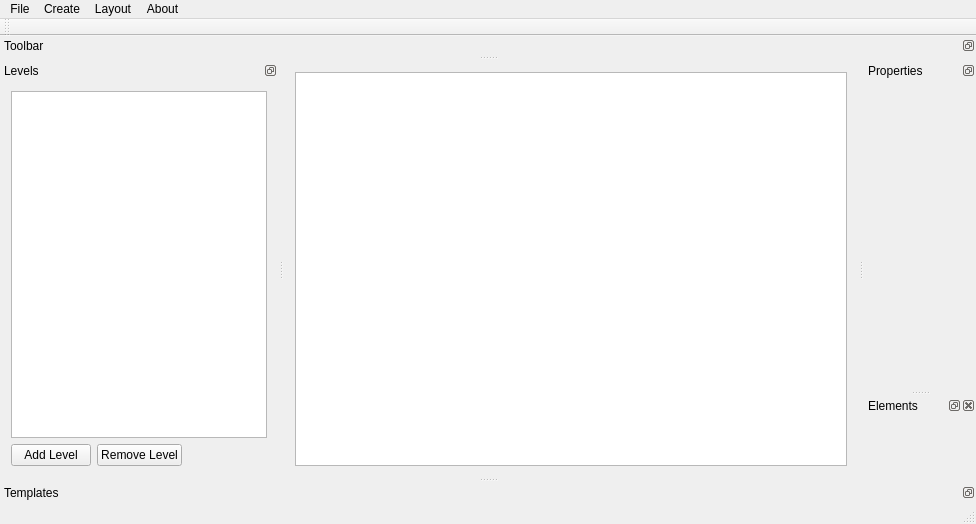
<?xml version="1.0" encoding="UTF-8"?>
<ui version="4.0">
 <class>MainWindow</class>
 <widget class="QMainWindow" name="MainWindow">
  <property name="geometry">
   <rect>
    <x>0</x>
    <y>0</y>
    <width>976</width>
    <height>524</height>
   </rect>
  </property>
  <property name="windowTitle">
   <string>Tudimap</string>
  </property>
  <widget class="QWidget" name="centralWidget">
   <layout class="QGridLayout" name="gridLayout">
    <property name="spacing">
     <number>0</number>
    </property>
    <item row="0" column="0">
     <widget class="ZoomedGraphicView" name="graphicsView">
      <property name="minimumSize">
       <size>
        <width>400</width>
        <height>0</height>
       </size>
      </property>
     </widget>
    </item>
   </layout>
   <widget class="QSplitter" name="splitter">
    <property name="geometry">
     <rect>
      <x>332</x>
      <y>9</y>
      <width>16</width>
      <height>414</height>
     </rect>
    </property>
    <property name="orientation">
     <enum>Qt::Vertical</enum>
    </property>
   </widget>
  </widget>
  <widget class="QMenuBar" name="menuBar">
   <property name="geometry">
    <rect>
     <x>0</x>
     <y>0</y>
     <width>976</width>
     <height>21</height>
    </rect>
   </property>
   <widget class="QMenu" name="menuFile">
    <property name="title">
     <string>File</string>
    </property>
    <addaction name="actionImportSpecial"/>
    <addaction name="actionQuit"/>
   </widget>
   <widget class="QMenu" name="menuCreate">
    <property name="title">
     <string>Create</string>
    </property>
   </widget>
   <widget class="QMenu" name="menuView">
    <property name="title">
     <string>Layout</string>
    </property>
    <addaction name="actionSave_layout"/>
    <addaction name="separator"/>
    <addaction name="separator"/>
   </widget>
   <widget class="QMenu" name="menuAbout">
    <property name="title">
     <string>About</string>
    </property>
   </widget>
   <addaction name="menuFile"/>
   <addaction name="menuCreate"/>
   <addaction name="menuView"/>
   <addaction name="menuAbout"/>
  </widget>
  <widget class="QToolBar" name="mainToolBar">
   <attribute name="toolBarArea">
    <enum>TopToolBarArea</enum>
   </attribute>
   <attribute name="toolBarBreak">
    <bool>false</bool>
   </attribute>
  </widget>
  <widget class="QStatusBar" name="statusBar"/>
  <widget class="QDockWidget" name="dockWidget_templates">
   <property name="features">
    <set>QDockWidget::DockWidgetFloatable|QDockWidget::DockWidgetMovable</set>
   </property>
   <property name="windowTitle">
    <string>Templates</string>
   </property>
   <attribute name="dockWidgetArea">
    <number>8</number>
   </attribute>
   <widget class="TemplateFolderWidget" name="dockWidgetContents"/>
  </widget>
  <widget class="QDockWidget" name="dockWidget_scene">
   <property name="sizePolicy">
    <sizepolicy hsizetype="Preferred" vsizetype="Preferred">
     <horstretch>0</horstretch>
     <verstretch>0</verstretch>
    </sizepolicy>
   </property>
   <property name="minimumSize">
    <size>
     <width>274</width>
     <height>290</height>
    </size>
   </property>
   <property name="windowIcon">
    <iconset resource="images.qrc">
     <normaloff>:/icons/app_ico</normaloff>:/icons/app_ico</iconset>
   </property>
   <property name="features">
    <set>QDockWidget::DockWidgetFloatable|QDockWidget::DockWidgetMovable</set>
   </property>
   <property name="windowTitle">
    <string>Levels</string>
   </property>
   <attribute name="dockWidgetArea">
    <number>1</number>
   </attribute>
   <widget class="QWidget" name="dockWidgetContents_scene">
    <property name="sizePolicy">
     <sizepolicy hsizetype="Preferred" vsizetype="Preferred">
      <horstretch>0</horstretch>
      <verstretch>0</verstretch>
     </sizepolicy>
    </property>
    <layout class="QVBoxLayout" name="verticalLayout">
     <item>
      <widget class="QTreeView" name="treeView_level">
       <property name="sizePolicy">
        <sizepolicy hsizetype="MinimumExpanding" vsizetype="MinimumExpanding">
         <horstretch>0</horstretch>
         <verstretch>0</verstretch>
        </sizepolicy>
       </property>
      </widget>
     </item>
     <item>
      <layout class="QHBoxLayout" name="horizontalLayout">
       <item>
        <widget class="QPushButton" name="btn_addLevel">
         <property name="text">
          <string>Add Level</string>
         </property>
        </widget>
       </item>
       <item>
        <widget class="QPushButton" name="btn_removeLevel">
         <property name="text">
          <string>Remove Level</string>
         </property>
        </widget>
       </item>
       <item>
        <spacer name="horizontalSpacer">
         <property name="orientation">
          <enum>Qt::Horizontal</enum>
         </property>
         <property name="sizeHint" stdset="0">
          <size>
           <width>40</width>
           <height>20</height>
          </size>
         </property>
        </spacer>
       </item>
      </layout>
     </item>
    </layout>
   </widget>
  </widget>
  <widget class="QDockWidget" name="dockWidget_properties">
   <property name="minimumSize">
    <size>
     <width>101</width>
     <height>71</height>
    </size>
   </property>
   <property name="maximumSize">
    <size>
     <width>400</width>
     <height>524287</height>
    </size>
   </property>
   <property name="features">
    <set>QDockWidget::DockWidgetFloatable|QDockWidget::DockWidgetMovable</set>
   </property>
   <property name="windowTitle">
    <string>Properties</string>
   </property>
   <attribute name="dockWidgetArea">
    <number>2</number>
   </attribute>
   <widget class="QWidget" name="dockWidgetContents_2">
    <layout class="QVBoxLayout" name="verticalLayout_2">
     <item>
      <widget class="QSplitter" name="splitter_4">
       <property name="orientation">
        <enum>Qt::Vertical</enum>
       </property>
       <widget class="QStackedWidget" name="stackedWidget">
        <property name="maximumSize">
         <size>
          <width>300</width>
          <height>16777215</height>
         </size>
        </property>
        <property name="currentIndex">
         <number>2</number>
        </property>
        <widget class="QWidget" name="page_no_selection_2">
         <layout class="QFormLayout" name="formLayout">
          <item row="0" column="0">
           <widget class="QLabel" name="label_2">
            <property name="text">
             <string>No Selection</string>
            </property>
           </widget>
          </item>
         </layout>
        </widget>
        <widget class="QWidget" name="page_single_selection">
         <widget class="QWidget" name="layoutWidget">
          <property name="geometry">
           <rect>
            <x>9</x>
            <y>9</y>
            <width>248</width>
            <height>131</height>
           </rect>
          </property>
          <layout class="QFormLayout" name="formLayout_2">
           <property name="fieldGrowthPolicy">
            <enum>QFormLayout::AllNonFixedFieldsGrow</enum>
           </property>
           <item row="0" column="0">
            <widget class="QLabel" name="label_3">
             <property name="text">
              <string>x-pos</string>
             </property>
            </widget>
           </item>
           <item row="0" column="1">
            <widget class="QLabel" name="label_4">
             <property name="text">
              <string>y-pos</string>
             </property>
            </widget>
           </item>
           <item row="1" column="0">
            <widget class="QSpinBox" name="spinBox_xpos">
             <property name="buttonSymbols">
              <enum>QAbstractSpinBox::NoButtons</enum>
             </property>
             <property name="minimum">
              <number>-999999999</number>
             </property>
             <property name="maximum">
              <number>999999999</number>
             </property>
            </widget>
           </item>
           <item row="1" column="1">
            <widget class="QSpinBox" name="spinBox_ypos">
             <property name="buttonSymbols">
              <enum>QAbstractSpinBox::NoButtons</enum>
             </property>
             <property name="minimum">
              <number>-999999999</number>
             </property>
             <property name="maximum">
              <number>999999999</number>
             </property>
            </widget>
           </item>
           <item row="2" column="0">
            <widget class="QLabel" name="label_5">
             <property name="text">
              <string>Scale</string>
             </property>
            </widget>
           </item>
           <item row="2" column="1">
            <widget class="QLabel" name="label_6">
             <property name="text">
              <string>Rotation</string>
             </property>
            </widget>
           </item>
           <item row="3" column="0">
            <widget class="QDoubleSpinBox" name="spinBox_scale">
             <property name="buttonSymbols">
              <enum>QAbstractSpinBox::NoButtons</enum>
             </property>
             <property name="minimum">
              <double>-9999999.000000000000000</double>
             </property>
             <property name="maximum">
              <double>999999999.000000000000000</double>
             </property>
            </widget>
           </item>
           <item row="3" column="1">
            <widget class="QDoubleSpinBox" name="spinBox_rotation">
             <property name="buttonSymbols">
              <enum>QAbstractSpinBox::NoButtons</enum>
             </property>
             <property name="maximum">
              <double>999999999.000000000000000</double>
             </property>
            </widget>
           </item>
           <item row="4" column="0">
            <widget class="QPushButton" name="btn_collider">
             <property name="text">
              <string>Colliders</string>
             </property>
            </widget>
           </item>
          </layout>
         </widget>
        </widget>
        <widget class="QWidget" name="page_multiple_selection"/>
       </widget>
      </widget>
     </item>
    </layout>
   </widget>
  </widget>
  <widget class="QDockWidget" name="toolbar">
   <property name="features">
    <set>QDockWidget::DockWidgetFloatable|QDockWidget::DockWidgetMovable</set>
   </property>
   <property name="windowTitle">
    <string>Toolbar</string>
   </property>
   <attribute name="dockWidgetArea">
    <number>4</number>
   </attribute>
   <widget class="MainToolBar" name="mainToolbar"/>
  </widget>
  <widget class="QDockWidget" name="element_list_view">
   <property name="sizePolicy">
    <sizepolicy hsizetype="Preferred" vsizetype="Expanding">
     <horstretch>0</horstretch>
     <verstretch>0</verstretch>
    </sizepolicy>
   </property>
   <property name="windowTitle">
    <string>Elements</string>
   </property>
   <attribute name="dockWidgetArea">
    <number>2</number>
   </attribute>
   <widget class="ElementListWidget" name="element_tree"/>
  </widget>
  <action name="actionImportSpecial">
   <property name="text">
    <string>Import</string>
   </property>
  </action>
  <action name="actionQuit">
   <property name="text">
    <string>Quit</string>
   </property>
  </action>
  <action name="actionSave_layout">
   <property name="text">
    <string>Save layout</string>
   </property>
  </action>
 </widget>
 <layoutdefault spacing="6" margin="11"/>
 <customwidgets>
  <customwidget>
   <class>TemplateFolderWidget</class>
   <extends>QWidget</extends>
   <header>compound_widgets/template_selection_widget/templatefolderwidget.h</header>
   <container>1</container>
  </customwidget>
  <customwidget>
   <class>MainToolBar</class>
   <extends>QWidget</extends>
   <header>compound_widgets/main_toolbar/maintoolbar.h</header>
   <container>1</container>
  </customwidget>
  <customwidget>
   <class>ElementListWidget</class>
   <extends>QWidget</extends>
   <header>compound_widgets/element_list_widget/elementlistwidget.h</header>
   <container>1</container>
  </customwidget>
  <customwidget>
   <class>ZoomedGraphicView</class>
   <extends>QGraphicsView</extends>
   <header>utility/zoomedgraphicview.h</header>
  </customwidget>
 </customwidgets>
 <resources>
  <include location="images.qrc"/>
 </resources>
 <connections/>
</ui>
